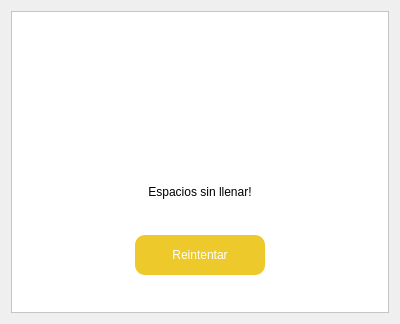
<?xml version="1.0" encoding="UTF-8"?>
<ui version="4.0">
 <class>Error</class>
 <widget class="QDialog" name="Error">
  <property name="geometry">
   <rect>
    <x>0</x>
    <y>0</y>
    <width>400</width>
    <height>324</height>
   </rect>
  </property>
  <property name="minimumSize">
   <size>
    <width>400</width>
    <height>324</height>
   </size>
  </property>
  <property name="maximumSize">
   <size>
    <width>400</width>
    <height>324</height>
   </size>
  </property>
  <property name="windowTitle">
   <string>Error</string>
  </property>
  <property name="windowIcon">
   <iconset resource="Imagenes/imagenes.qrc">
    <normaloff>:/Aplicativo/ErrorIcon.png</normaloff>:/Aplicativo/ErrorIcon.png</iconset>
  </property>
  <layout class="QVBoxLayout" name="verticalLayout">
   <item>
    <widget class="QFrame" name="frame">
     <property name="enabled">
      <bool>true</bool>
     </property>
     <property name="styleSheet">
      <string notr="true">QFrame {
	background-color: rgb(255, 255, 255);
}
QLabel {
	font: 300 11pt &quot;Segoe UI&quot;;
}
QPushButton {
	border-radius: 10px; 
	font: 700 10pt &quot;Segoe UI&quot;;
	background-color: rgb(237, 201, 44);
	color: rgb(255, 255, 255);
}
QPushButton:hover {
	 border-radius: 10px; 
	background-color: rgb(255, 219, 15);
	color: rgb(255, 255, 255);
	font: 700 10pt &quot;Segoe UI&quot;;
}</string>
     </property>
     <property name="frameShape">
      <enum>QFrame::StyledPanel</enum>
     </property>
     <property name="frameShadow">
      <enum>QFrame::Raised</enum>
     </property>
     <layout class="QVBoxLayout" name="verticalLayout_3">
      <item>
       <layout class="QVBoxLayout" name="verticalLayout_2">
        <item>
         <spacer name="verticalSpacer">
          <property name="orientation">
           <enum>Qt::Vertical</enum>
          </property>
          <property name="sizeHint" stdset="0">
           <size>
            <width>20</width>
            <height>40</height>
           </size>
          </property>
         </spacer>
        </item>
        <item>
         <layout class="QHBoxLayout" name="horizontalLayout">
          <item>
           <spacer name="horizontalSpacer">
            <property name="orientation">
             <enum>Qt::Horizontal</enum>
            </property>
            <property name="sizeHint" stdset="0">
             <size>
              <width>40</width>
              <height>20</height>
             </size>
            </property>
           </spacer>
          </item>
          <item>
           <widget class="QLabel" name="lb_imagenError">
            <property name="minimumSize">
             <size>
              <width>100</width>
              <height>100</height>
             </size>
            </property>
            <property name="maximumSize">
             <size>
              <width>100</width>
              <height>100</height>
             </size>
            </property>
            <property name="text">
             <string/>
            </property>
            <property name="pixmap">
             <pixmap resource="Imagenes/imagenes.qrc">:/Aplicativo/error.png</pixmap>
            </property>
            <property name="scaledContents">
             <bool>true</bool>
            </property>
           </widget>
          </item>
          <item>
           <spacer name="horizontalSpacer_2">
            <property name="orientation">
             <enum>Qt::Horizontal</enum>
            </property>
            <property name="sizeHint" stdset="0">
             <size>
              <width>40</width>
              <height>20</height>
             </size>
            </property>
           </spacer>
          </item>
         </layout>
        </item>
        <item>
         <spacer name="verticalSpacer_4">
          <property name="orientation">
           <enum>Qt::Vertical</enum>
          </property>
          <property name="sizeHint" stdset="0">
           <size>
            <width>20</width>
            <height>40</height>
           </size>
          </property>
         </spacer>
        </item>
        <item>
         <layout class="QHBoxLayout" name="horizontalLayout_3">
          <item>
           <spacer name="horizontalSpacer_6">
            <property name="orientation">
             <enum>Qt::Horizontal</enum>
            </property>
            <property name="sizeHint" stdset="0">
             <size>
              <width>40</width>
              <height>20</height>
             </size>
            </property>
           </spacer>
          </item>
          <item>
           <widget class="QLabel" name="lb_error">
            <property name="text">
             <string>Espacios sin llenar!</string>
            </property>
            <property name="alignment">
             <set>Qt::AlignCenter</set>
            </property>
           </widget>
          </item>
          <item>
           <spacer name="horizontalSpacer_5">
            <property name="orientation">
             <enum>Qt::Horizontal</enum>
            </property>
            <property name="sizeHint" stdset="0">
             <size>
              <width>40</width>
              <height>20</height>
             </size>
            </property>
           </spacer>
          </item>
         </layout>
        </item>
        <item>
         <spacer name="verticalSpacer_3">
          <property name="orientation">
           <enum>Qt::Vertical</enum>
          </property>
          <property name="sizeHint" stdset="0">
           <size>
            <width>20</width>
            <height>40</height>
           </size>
          </property>
         </spacer>
        </item>
        <item>
         <layout class="QHBoxLayout" name="horizontalLayout_2">
          <item>
           <spacer name="horizontalSpacer_4">
            <property name="orientation">
             <enum>Qt::Horizontal</enum>
            </property>
            <property name="sizeHint" stdset="0">
             <size>
              <width>40</width>
              <height>20</height>
             </size>
            </property>
           </spacer>
          </item>
          <item>
           <widget class="QPushButton" name="pb_reintentar">
            <property name="minimumSize">
             <size>
              <width>130</width>
              <height>40</height>
             </size>
            </property>
            <property name="maximumSize">
             <size>
              <width>130</width>
              <height>40</height>
             </size>
            </property>
            <property name="text">
             <string>Reintentar</string>
            </property>
           </widget>
          </item>
          <item>
           <spacer name="horizontalSpacer_3">
            <property name="orientation">
             <enum>Qt::Horizontal</enum>
            </property>
            <property name="sizeHint" stdset="0">
             <size>
              <width>40</width>
              <height>20</height>
             </size>
            </property>
           </spacer>
          </item>
         </layout>
        </item>
        <item>
         <spacer name="verticalSpacer_2">
          <property name="orientation">
           <enum>Qt::Vertical</enum>
          </property>
          <property name="sizeHint" stdset="0">
           <size>
            <width>20</width>
            <height>40</height>
           </size>
          </property>
         </spacer>
        </item>
       </layout>
      </item>
     </layout>
    </widget>
   </item>
  </layout>
 </widget>
 <resources>
  <include location="Imagenes/imagenes.qrc"/>
 </resources>
 <connections/>
</ui>
